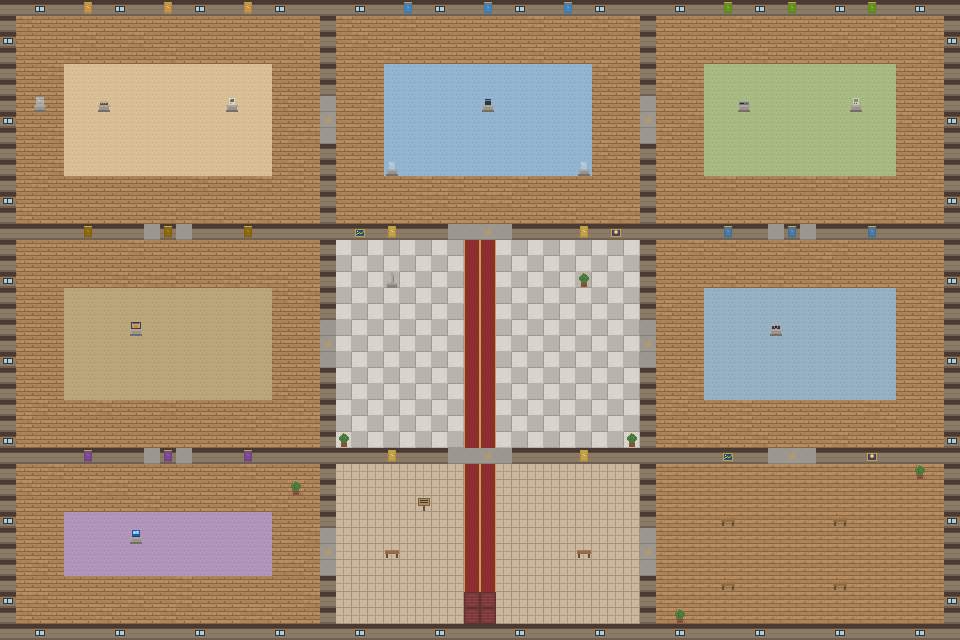

A level layout from a 2D game, rendered from its tile map. Below: a short description, then the map file with tile-grid data replaced by summaries:
An orthogonal 60x40 tile map with 16x16 px tiles, 4 tile layers (ground, decor, walls, overhead), 2 tilesets and 10 objects (spawn, Commodore 64, Macintosh 128K, Amazon Echo Dot, NES, ...).

<map version="1.10" tiledversion="1.10.2" orientation="orthogonal" renderorder="right-down" width="60" height="40" tilewidth="16" tileheight="16" infinite="0" nextlayerid="6" nextobjectid="11">
 <tileset firstgid="1" name="interior" tilewidth="16" tileheight="16" tilecount="24" columns="8">
  <image source="../tilesets/interior.png" width="128" height="48" />
  <tile id="16"><properties><property name="collides" type="bool" value="true" /></properties></tile>
  <tile id="17"><properties><property name="collides" type="bool" value="true" /></properties></tile>
  <tile id="18"><properties><property name="collides" type="bool" value="true" /></properties></tile>
  <tile id="19"><properties><property name="collides" type="bool" value="true" /></properties></tile>
  <tile id="20"><properties><property name="collides" type="bool" value="true" /></properties></tile>
  <tile id="21"><properties><property name="collides" type="bool" value="true" /></properties></tile>
 </tileset>
 <tileset firstgid="25" name="props" tilewidth="16" tileheight="16" tilecount="24" columns="8">
  <image source="../tilesets/props.png" width="128" height="48" />
  <tile id="0"><properties><property name="collides" type="bool" value="true" /></properties></tile>
  <tile id="1"><properties><property name="collides" type="bool" value="true" /></properties></tile>
  <tile id="2"><properties><property name="collides" type="bool" value="true" /></properties></tile>
  <tile id="3"><properties><property name="collides" type="bool" value="true" /></properties></tile>
  <tile id="4"><properties><property name="collides" type="bool" value="true" /></properties></tile>
  <tile id="5"><properties><property name="collides" type="bool" value="true" /></properties></tile>
  <tile id="6"><properties><property name="collides" type="bool" value="true" /></properties></tile>
  <tile id="7"><properties><property name="collides" type="bool" value="true" /></properties></tile>
  <tile id="8"><properties><property name="collides" type="bool" value="true" /></properties></tile>
  <tile id="9"><properties><property name="collides" type="bool" value="true" /></properties></tile>
  <tile id="10"><properties><property name="collides" type="bool" value="true" /></properties></tile>
  <tile id="11"><properties><property name="collides" type="bool" value="true" /></properties></tile>
  <tile id="12"><properties><property name="collides" type="bool" value="true" /></properties></tile>
  <tile id="13"><properties><property name="collides" type="bool" value="true" /></properties></tile>
  <tile id="14"><properties><property name="collides" type="bool" value="true" /></properties></tile>
  <tile id="15"><properties><property name="collides" type="bool" value="true" /></properties></tile>
  <tile id="16"><properties><property name="collides" type="bool" value="true" /></properties></tile>
  <tile id="17"><properties><property name="collides" type="bool" value="true" /></properties></tile>
  <tile id="18"><properties><property name="collides" type="bool" value="true" /></properties></tile>
  <tile id="19"><properties><property name="collides" type="bool" value="true" /></properties></tile>
  <tile id="20"><properties><property name="collides" type="bool" value="true" /></properties></tile>
  <tile id="21"><properties><property name="collides" type="bool" value="true" /></properties></tile>
  <tile id="22"><properties><property name="collides" type="bool" value="true" /></properties></tile>
 </tileset>
 <layer id="1" name="ground" width="60" height="40">
  <data>[2400 cells, 2400 non-empty, 14 distinct tile ids]</data>
 </layer>
 <layer id="2" name="decor" width="60" height="40">
  <data>[2400 cells, 12 non-empty, 1 distinct tile ids]</data>
 </layer>
 <layer id="3" name="walls" width="60" height="40">
  <data>[2400 cells, 374 non-empty, 24 distinct tile ids]</data>
 </layer>
 <layer id="4" name="overhead" width="60" height="40">
  <data>[2400 cells, 0 non-empty, 0 distinct tile ids]</data>
 </layer>
 <objectgroup id="5" name="exhibits">
  <object id="1" name="spawn" x="488" y="568"><point /></object>
  <object id="2" name="Commodore 64" x="104" y="104"><properties><property name="exhibit" value="c64" /></properties><point /></object>
  <object id="3" name="Macintosh 128K" x="232" y="104"><properties><property name="exhibit" value="mac128k" /></properties><point /></object>
  <object id="4" name="Amazon Echo Dot" x="488" y="104"><properties><property name="exhibit" value="echodot" /></properties><point /></object>
  <object id="5" name="NES" x="744" y="104"><properties><property name="exhibit" value="nes" /></properties><point /></object>
  <object id="6" name="Game Boy" x="856" y="104"><properties><property name="exhibit" value="gameboy" /></properties><point /></object>
  <object id="7" name="MakerBot Replicator" x="136" y="328"><properties><property name="exhibit" value="makerbot" /></properties><point /></object>
  <object id="8" name="Polaroid OneStep" x="776" y="328"><properties><property name="exhibit" value="polaroid" /></properties><point /></object>
  <object id="9" name="Windows 95" x="136" y="536"><properties><property name="exhibit" value="win95" /></properties><point /></object>
  <object id="10" name="Welcome Sign" x="424" y="504"><properties><property name="exhibit" value="welcome" /></properties><point /></object>
 </objectgroup>
</map>
